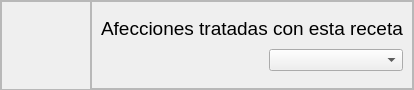
                   <widget class="QFrame" name="frame_61">
                    <property name="minimumSize">
                     <size>
                      <width>0</width>
                      <height>90</height>
                     </size>
                    </property>
                    <property name="maximumSize">
                     <size>
                      <width>16777215</width>
                      <height>90</height>
                     </size>
                    </property>
                    <property name="frameShape">
                     <enum>QFrame::StyledPanel</enum>
                    </property>
                    <property name="frameShadow">
                     <enum>QFrame::Raised</enum>
                    </property>
                    <layout class="QHBoxLayout" name="horizontalLayout_40">
                     <property name="spacing">
                      <number>0</number>
                     </property>
                     <property name="leftMargin">
                      <number>0</number>
                     </property>
                     <property name="topMargin">
                      <number>0</number>
                     </property>
                     <property name="rightMargin">
                      <number>0</number>
                     </property>
                     <property name="bottomMargin">
                      <number>0</number>
                     </property>
                     <item>
                      <widget class="QFrame" name="frame_62">
                       <property name="minimumSize">
                        <size>
                         <width>90</width>
                         <height>90</height>
                        </size>
                       </property>
                       <property name="maximumSize">
                        <size>
                         <width>90</width>
                         <height>90</height>
                        </size>
                       </property>
                       <property name="frameShape">
                        <enum>QFrame::StyledPanel</enum>
                       </property>
                       <property name="frameShadow">
                        <enum>QFrame::Raised</enum>
                       </property>
                       <layout class="QHBoxLayout" name="horizontalLayout_41">
                        <property name="spacing">
                         <number>0</number>
                        </property>
                        <property name="leftMargin">
                         <number>0</number>
                        </property>
                        <property name="topMargin">
                         <number>0</number>
                        </property>
                        <property name="rightMargin">
                         <number>0</number>
                        </property>
                        <property name="bottomMargin">
                         <number>0</number>
                        </property>
                        <item>
                         <widget class="QLabel" name="lbl_img_receta_admin">
                          <property name="minimumSize">
                           <size>
                            <width>90</width>
                            <height>90</height>
                           </size>
                          </property>
                          <property name="maximumSize">
                           <size>
                            <width>90</width>
                            <height>90</height>
                           </size>
                          </property>
                          <property name="text">
                           <string/>
                          </property>
                          <property name="scaledContents">
                           <bool>true</bool>
                          </property>
                         </widget>
                        </item>
                       </layout>
                      </widget>
                     </item>
                     <item>
                      <widget class="QFrame" name="frame_63">
                       <property name="frameShape">
                        <enum>QFrame::StyledPanel</enum>
                       </property>
                       <property name="frameShadow">
                        <enum>QFrame::Raised</enum>
                       </property>
                       <layout class="QVBoxLayout" name="verticalLayout_74" stretch="0,0">
                        <item>
                         <widget class="QLabel" name="label_53">
                          <property name="minimumSize">
                           <size>
                            <width>0</width>
                            <height>20</height>
                           </size>
                          </property>
                          <property name="maximumSize">
                           <size>
                            <width>16777215</width>
                            <height>20</height>
                           </size>
                          </property>
                          <property name="text">
                           <string>&lt;html&gt;&lt;head/&gt;&lt;body&gt;&lt;p&gt;&lt;span style=&quot; font-size:14pt;&quot;&gt;Afecciones tratadas con esta receta&lt;/span&gt;&lt;/p&gt;&lt;/body&gt;&lt;/html&gt;</string>
                          </property>
                         </widget>
                        </item>
                        <item>
                         <layout class="QHBoxLayout" name="horizontalLayout_62" stretch="2,1">
                          <item>
                           <spacer name="horizontalSpacer_44">
                            <property name="orientation">
                             <enum>Qt::Horizontal</enum>
                            </property>
                            <property name="sizeHint" stdset="0">
                             <size>
                              <width>40</width>
                              <height>20</height>
                             </size>
                            </property>
                           </spacer>
                          </item>
                          <item>
                           <widget class="QComboBox" name="cbox_agr_rece">
                            <item>
                             <property name="text">
                              <string/>
                             </property>
                            </item>
                            <item>
                             <property name="text">
                              <string>Dolor de estomago</string>
                             </property>
                            </item>
                            <item>
                             <property name="text">
                              <string>Dolor de cabeza</string>
                             </property>
                            </item>
                            <item>
                             <property name="text">
                              <string>Dolor de garganta</string>
                             </property>
                            </item>
                            <item>
                             <property name="text">
                              <string>Dolor de piernas</string>
                             </property>
                            </item>
                            <item>
                             <property name="text">
                              <string>Fiebre</string>
                             </property>
                            </item>
                            <item>
                             <property name="text">
                              <string>Resfriado</string>
                             </property>
                            </item>
                            <item>
                             <property name="text">
                              <string>Tos seca</string>
                             </property>
                            </item>
                            <item>
                             <property name="text">
                              <string>Gatritis</string>
                             </property>
                            </item>
                            <item>
                             <property name="text">
                              <string>Estres</string>
                             </property>
                            </item>
                            <item>
                             <property name="text">
                              <string>Insolación</string>
                             </property>
                            </item>
                            <item>
                             <property name="text">
                              <string>Quemadura</string>
                             </property>
                            </item>
                            <item>
                             <property name="text">
                              <string>Dolor de cuerpo</string>
                             </property>
                            </item>
                           </widget>
                          </item>
                         </layout>
                        </item>
                       </layout>
                      </widget>
                     </item>
                    </layout>
                   </widget>
